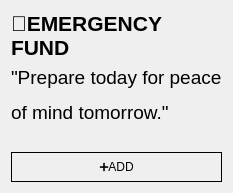
               <widget class="QWidget" name="page_40">
                <layout class="QGridLayout" name="gridLayout_29">
                 <item row="0" column="0">
                  <layout class="QGridLayout" name="gridLayout_27">
                   <item row="2" column="0" colspan="2">
                    <widget class="QLabel" name="label_10">
                     <property name="sizePolicy">
                      <sizepolicy hsizetype="Expanding" vsizetype="Expanding">
                       <horstretch>0</horstretch>
                       <verstretch>0</verstretch>
                      </sizepolicy>
                     </property>
                     <property name="minimumSize">
                      <size>
                       <width>0</width>
                       <height>80</height>
                      </size>
                     </property>
                     <property name="text">
                      <string>&lt;html&gt;&lt;head/&gt;&lt;body&gt;&lt;p&gt;&lt;span style=&quot; font-size:14pt;&quot;&gt;&amp;quot;Prepare today for peace &lt;/span&gt;&lt;/p&gt;&lt;p&gt;&lt;span style=&quot; font-size:14pt;&quot;&gt;of mind tomorrow.&amp;quot;&lt;/span&gt;&lt;/p&gt;&lt;/body&gt;&lt;/html&gt;</string>
                     </property>
                     <property name="alignment">
                      <set>Qt::AlignmentFlag::AlignLeading|Qt::AlignmentFlag::AlignLeft|Qt::AlignmentFlag::AlignTop</set>
                     </property>
                     <property name="wordWrap">
                      <bool>true</bool>
                     </property>
                    </widget>
                   </item>
                   <item row="1" column="0" colspan="2">
                    <widget class="QLabel" name="label_9">
                     <property name="minimumSize">
                      <size>
                       <width>0</width>
                       <height>40</height>
                      </size>
                     </property>
                     <property name="text">
                      <string>&lt;html&gt;&lt;head/&gt;&lt;body&gt;&lt;p&gt;&lt;span style=&quot; font-size:16pt; font-weight:700;&quot;&gt;🚨EMERGENCY FUND&lt;/span&gt;&lt;/p&gt;&lt;/body&gt;&lt;/html&gt;</string>
                     </property>
                     <property name="wordWrap">
                      <bool>true</bool>
                     </property>
                    </widget>
                   </item>
                   <item row="3" column="0" colspan="2">
                    <widget class="QPushButton" name="add_6">
                     <property name="minimumSize">
                      <size>
                       <width>0</width>
                       <height>30</height>
                      </size>
                     </property>
                     <property name="styleSheet">
                      <string notr="true">border: 0.5px solid black</string>
                     </property>
                     <property name="text">
                      <string>➕ADD</string>
                     </property>
                    </widget>
                   </item>
                  </layout>
                 </item>
                </layout>
               </widget>
